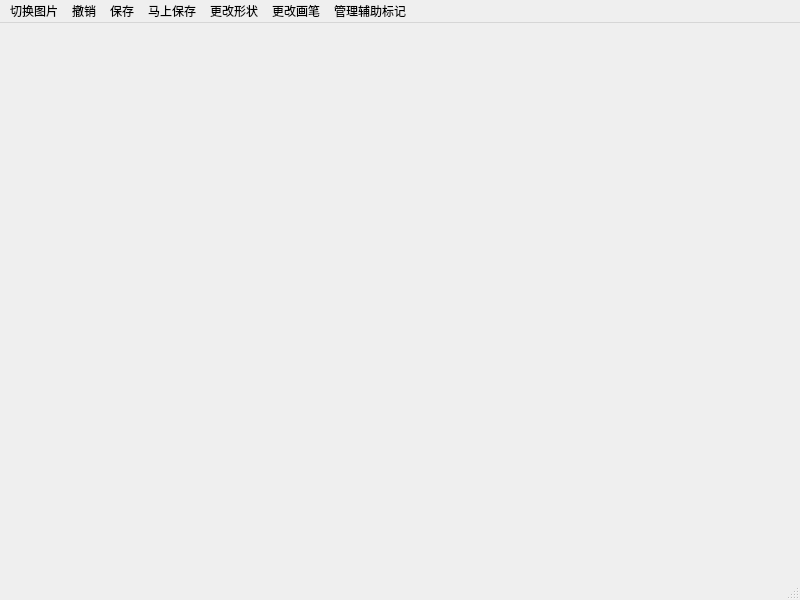
<?xml version="1.0" encoding="UTF-8"?>
<ui version="4.0">
 <class>curPicForLabeling_MainWindow</class>
 <widget class="QMainWindow" name="curPicForLabeling_MainWindow">
  <property name="geometry">
   <rect>
    <x>0</x>
    <y>0</y>
    <width>800</width>
    <height>600</height>
   </rect>
  </property>
  <property name="mouseTracking">
   <bool>true</bool>
  </property>
  <property name="windowTitle">
   <string>MainWindow</string>
  </property>
  <widget class="QWidget" name="centralwidget"/>
  <widget class="QMenuBar" name="menubar">
   <property name="geometry">
    <rect>
     <x>0</x>
     <y>0</y>
     <width>800</width>
     <height>17</height>
    </rect>
   </property>
   <widget class="QMenu" name="menu">
    <property name="title">
     <string>保存</string>
    </property>
    <addaction name="actionendLabeling"/>
   </widget>
   <widget class="QMenu" name="saveImediately">
    <property name="title">
     <string>马上保存</string>
    </property>
    <addaction name="actionsavePicOnly"/>
    <addaction name="actionsaveLabelsOnly"/>
    <addaction name="actionsaveAll"/>
   </widget>
   <widget class="QMenu" name="menu_2">
    <property name="font">
     <font>
      <bold>false</bold>
     </font>
    </property>
    <property name="title">
     <string>更改形状</string>
    </property>
    <addaction name="actionchangeAndActivateSelectMode"/>
   </widget>
   <widget class="QMenu" name="menu_3">
    <property name="title">
     <string>更改画笔</string>
    </property>
    <addaction name="actionchangeColor"/>
    <addaction name="actionchangeWidth"/>
   </widget>
   <widget class="QMenu" name="menu_4">
    <property name="title">
     <string>管理辅助标记</string>
    </property>
    <addaction name="actionopenTheLabelHelper"/>
    <addaction name="actioncloseTheLabelHelper"/>
    <addaction name="actionchangeHelperPenColor"/>
    <addaction name="actionchangeHelperPenWidth"/>
   </widget>
   <widget class="QMenu" name="menu_5">
    <property name="title">
     <string>切换图片</string>
    </property>
    <addaction name="actiontoAfterPic"/>
   </widget>
   <widget class="QMenu" name="menu_6">
    <property name="title">
     <string>撤销</string>
    </property>
    <addaction name="action_removeLastPoint"/>
    <addaction name="action_removeLastPoly"/>
   </widget>
   <addaction name="menu_5"/>
   <addaction name="menu_6"/>
   <addaction name="menu"/>
   <addaction name="saveImediately"/>
   <addaction name="menu_2"/>
   <addaction name="menu_3"/>
   <addaction name="menu_4"/>
  </widget>
  <widget class="QStatusBar" name="statusbar"/>
  <action name="actionendLabeling">
   <property name="text">
    <string>结束标记（保存所有）</string>
   </property>
  </action>
  <action name="actionsavePicOnly">
   <property name="text">
    <string>只保存图片</string>
   </property>
  </action>
  <action name="actionsaveLabelsOnly">
   <property name="text">
    <string>只保存标签</string>
   </property>
   <property name="iconText">
    <string>只保存标签</string>
   </property>
  </action>
  <action name="actionsaveAll">
   <property name="text">
    <string>保存所有</string>
   </property>
  </action>
  <action name="actionchangeToAnyFourPoly">
   <property name="text">
    <string>切换到任意四边形标注</string>
   </property>
  </action>
  <action name="actionchangeToRectMode">
   <property name="text">
    <string>切换到标准矩形标注</string>
   </property>
  </action>
  <action name="actionchangeToFivePoly">
   <property name="text">
    <string>切换到任意五边形</string>
   </property>
  </action>
  <action name="actionchangeAndActivateSelectMode">
   <property name="text">
    <string>更换形状</string>
   </property>
  </action>
  <action name="actionchangeColor">
   <property name="text">
    <string>更换颜色</string>
   </property>
  </action>
  <action name="actionchangeWidth">
   <property name="text">
    <string>更换粗度</string>
   </property>
  </action>
  <action name="actionremoveTheLast">
   <property name="text">
    <string>撤销上一个轮廓</string>
   </property>
  </action>
  <action name="actionopenTheLabelHelper">
   <property name="text">
    <string>打开辅助标记</string>
   </property>
  </action>
  <action name="actioncloseTheLabelHelper">
   <property name="text">
    <string>关闭辅助标记</string>
   </property>
  </action>
  <action name="actionchangeHelperPenColor">
   <property name="text">
    <string>更改辅助画笔画笔颜色</string>
   </property>
  </action>
  <action name="actionchangeHelperPenWidth">
   <property name="text">
    <string>改变辅助画笔标记笔宽</string>
   </property>
  </action>
  <action name="actiontoPreviousPic">
   <property name="text">
    <string>切换到上一张</string>
   </property>
  </action>
  <action name="actiontoAfterPic">
   <property name="text">
    <string>切换到下一张</string>
   </property>
  </action>
  <action name="actionremoveTheLastPoint">
   <property name="text">
    <string>撤销上一个标注点</string>
   </property>
  </action>
  <action name="actionresetNewMethod">
   <property name="text">
    <string>重写标注文件</string>
   </property>
  </action>
  <action name="action_removeLastPoint">
   <property name="text">
    <string>移除上一个点</string>
   </property>
  </action>
  <action name="action_removeLastPoly">
   <property name="text">
    <string>移除上一个轮廓</string>
   </property>
  </action>
 </widget>
 <resources/>
 <connections/>
</ui>
